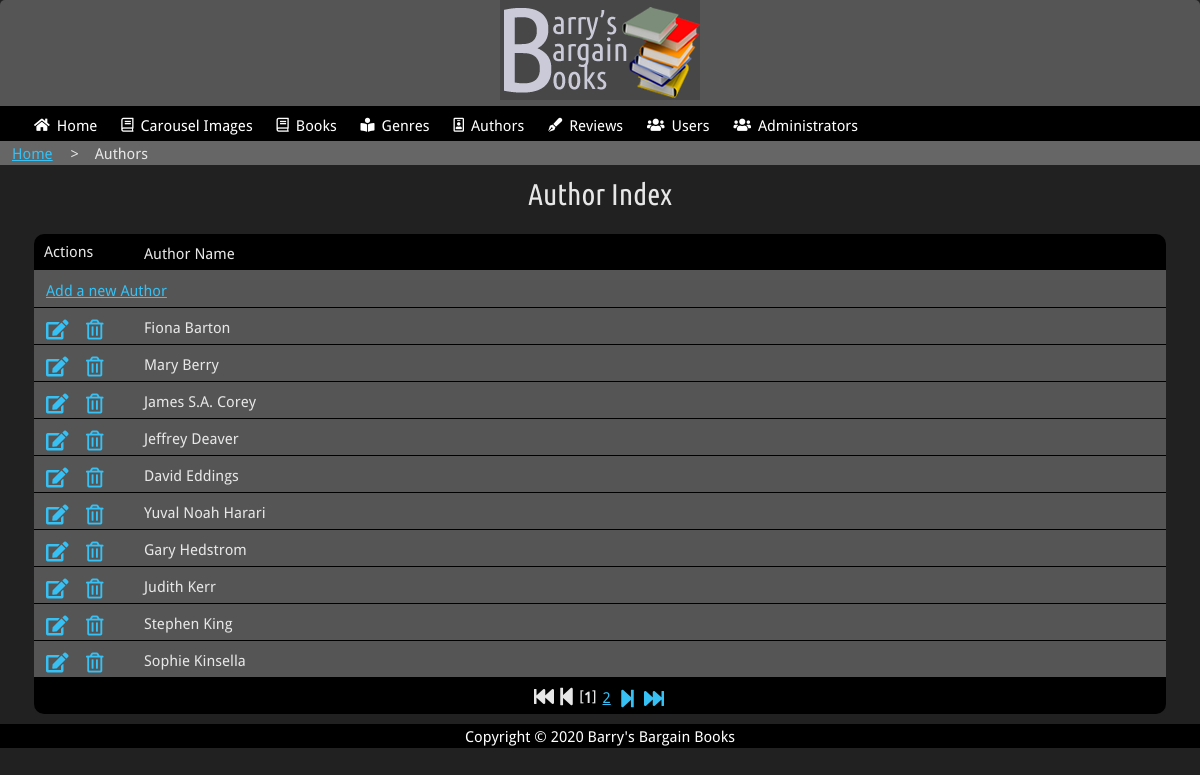
Page /admin/authors.php (signed in) on the committed database.
### tables this page shows
CREATE TABLE `authors` (
  `authorID` int(11) NOT NULL,
  `firstname` varchar(30) NOT NULL,
  `surname` varchar(30) NOT NULL,
  `biography` varchar(1000) NOT NULL DEFAULT 'This author has currently not supplied any information.',
  `image` varchar(100) DEFAULT NULL,
  `is_active` tinyint(1) NOT NULL DEFAULT '1'
);

### admin/authors.php (the view, shortened to what this page needs)
<!DOCTYPE html>
<html lang="en" class="text-100">
<head>
    <link rel="stylesheet" href="css/admin.css">
    <link rel="stylesheet" href="../css/fontawesome.css">
</head>
<body>
    <header>
        <div >
            <a href="index.php"><img src="images/logo.png" alt="Barry's Bargain Books Logo"></a>
        </div>
    </header>
    <?php include 'includes/main_nav.php'; ?>
    <main id="main">
    	<section class="breadcrumb">
            <div id="breadcrumb" class="boc-grid-container">
                <a href="index.php" title="retrun to the home page">Home</a>
                <span class="separator">></span>
                <span class="current">Authors</span>
            </div>
        </section>
        <h2 class="boc-center">Author Index</h2>
    	<div id="paged-list" class="boc-grid-container">
	    	<div class="form-row header">
				<span class="list_name">Author Name</span>
				<span class="list_actions">Actions</span>
			</div>
			<div class="form-row rollover">
			    <span class="list_name right"><a href="author_add.php" title="Add a new Author">Add a new Author</a></span>
			</div>
<?php
include 'includes/connection.php';
try {
  $stmt = $connection->prepare("SELECT COUNT(*) as count FROM authors");
  $stmt->execute();
  $result = $stmt->fetch(PDO::FETCH_ASSOC);
  $number_of_rows = $result['count'];
} catch( PDOExecption $error ) {
	print "Error!: " . $error->getMessage() . "</br>";
}
$rows_per_page = 10;
$total_pages = ceil($number_of_rows / $rows_per_page);
if (isset($_GET['page']) && is_numeric($_GET['page'])) {
   $page = (int)$_GET['page'];
} else {
   $page = 1;
}
$row_offset = ($page - 1) * $rows_per_page;
try {
	$stmt = $connection->prepare("SELECT authorID, CONCAT(firstname, ' ', surname) AS fullname FROM authors LIMIT :offset, :rowsperpage");
	$stmt->bindParam(':offset', $row_offset, PDO::PARAM_INT);
	$stmt->bindParam(':rowsperpage', $rows_per_page, PDO::PARAM_STR);
	$stmt->execute();
	while ($result = $stmt->fetch(PDO::FETCH_ASSOC)) { ?>
  		<div class="form-row rollover">
  			<span class="list_name"><?php echo $result['fullname']; ?></span>
  			<span class="list_edit icon"><a href="author_edit.php?id=<?php echo $result['authorID']; ?>" title="edit this Author"><i class="fas fa-edit"></i></a></span>
  			<span class="list_delete icon"><a href="javascript:makeSureDelete('author_delete.php?id=<?php echo $result['authorID']; ?>');" title="delete this Author"><i class="far fa-trash-alt"></i></i></a></span>
  		</div>
  <?php
	}
} catch( PDOExecption $error ) {
	print "Error!: " . $error->getMessage() . "</br>";
}
?>
		<div class="form-row footer">
<?php
$range = 5;
if ($page > 1) {
	$previous_page = $page - 1;
	echo "<a href='{$_SERVER['PHP_SELF']}?page=1' title='previous page'><i class='fas fa-fast-backward'></i></a>";
	echo " <a href='{$_SERVER['PHP_SELF']}?page=$previous_page' title='first page'><i class='fas fa-step-backward'></i></a>";
} else {
	echo "<i class='fas fa-fast-backward'></i>";
	echo " <i class='fas fa-step-backward'></i>";
}
for ($loop_count = ($page - $range); $loop_count < (($page + $range) + 1); $loop_count++) {
	if (($loop_count > 0) && ($loop_count <= $total_pages)) {
		if ($loop_count == $page) {
			echo " [<b>$loop_count</b>] ";
		} else {
			echo " <a href='{$_SERVER['PHP_SELF']}?page=$loop_count'>$loop_count</a> ";
		}
	}
}
if ($page != $total_pages) {
	$next_page = $page + 1;
	echo " <a href='{$_SERVER['PHP_SELF']}?page=$next_page' title='next page'><i class='fas fa-step-forward'></i></a>";
	echo " <a href='{$_SERVER['PHP_SELF']}?page=$total_pages' title='last page'><i class='fas fa-fast-forward'></i></a>";
} else {
	echo " <i class='fas fa-step-forward'></i>";
	echo " <i class='fas fa-fast-forward'></i>";
}
?>
    	</div>
    </main>
    <footer>
            Copyright &copy; 2020 Barry's Bargain Books
    </footer>
</body>
</html>

### admin/css/admin.css (style rules this page uses)
* { box-sizing: border-box; position: relative; }
html { font-size: 100%; padding: 0rem; margin: 0rem; height: 100%; width: 100%; }
html.text-100 { font-size: 1rem; }
body { font-family: "Droid Sans", "Helvetica Neue", Helvetica, Arial, sans-serif; font-weight: 400; line-height: 1.6; font-weight: 400; padding: 0rem; margin: 0rem; height: 100%; width: 100%; background-color: #f3f2f1; }
img { max-width: 100%; height: auto; }
h1, h2, h3, h4, h5, h6 { font-family: "Ubuntu Condensed", sans-serif; font-weight: 400; margin: 0.625rem 0; text-align: center; }
h2 { font-size: 1.875rem; line-height: 1.3; }
body { font-size: 0.9375rem !important; }
body { color: #e7e7e7; background-color: #212121; }
@media (min-width: 50rem) and (max-width: 75rem) { h2 { font-size: 1.875rem; line-height: 1.3; text-align: left; } }
@media (min-width: 50rem) and (max-width: 75rem) { body, input, select, textarea { font-size: 0.9375rem !important; } }
a { border: 0.125rem solid transparent; color: #36c0f4; transition: color 0.3s ease-in-out; }
header { background-color: #474747; text-align: center; }
.boc-grid-container { position: relative; width: 100%; margin: 0 auto; padding: 0.625rem; }
.boc-center { text-align: center; }
@media (min-width: 50rem) and (max-width: 75rem) { .boc-grid-container { width: 96%; } }
.breadcrumb { background-color: #666; }
#breadcrumb { position: relative; width: 100%; margin: 0 auto; padding: 0rem 0.625rem 0 0.625rem; }
.separator { margin: 0 0.75rem; }
#paged-list i { font-size: 20px; }
#paged-list .form-row.header { background-color: #000; border-radius: 10px 10px 0px 0px; min-height: 30px; }
#paged-list span.list_actions { position: absolute; left: 10px; }
#paged-list .form-row { width: 100%; background-color: #555; padding: 5px 10px; }
#paged-list .form-row.rollover { border-bottom: 1px solid #000; }
#paged-list .form-row span.icon { position: absolute; display: inline-block; top: 6px; }
#paged-list .form-row span.list_delete { left: 50px; }
#paged-list .form-row span.list_edit { left: 10px; }
#paged-list .form-row span.list_name { padding-left: 100px; }
#paged-list .form-row span.list_name.right { margin-left: -100px; }
#paged-list .form-row.footer { background-color: #000; border-radius: 0px 0px 10px 10px; text-align: center; min-height: 30px; }
header { background-color: #555; border-radius: 5px 5px 0px 0px; padding: 0px 10px; }
.form-row { width: 100%; }
.form-row * { vertical-align: middle; }
footer { background-color: #000; color: #fff; text-align: center; }

### rows in the picture
authors: fullname "Fiona Barton"
authors: fullname "Mary Berry"
authors: fullname "James S.A. Corey"
authors: fullname "Jeffrey Deaver"
authors: fullname "David Eddings"
authors: fullname "Yuval Noah Harari"
authors: fullname "Gary Hedstrom"
authors: fullname "Judith Kerr"
authors: fullname "Stephen King"
authors: fullname "Sophie Kinsella"
